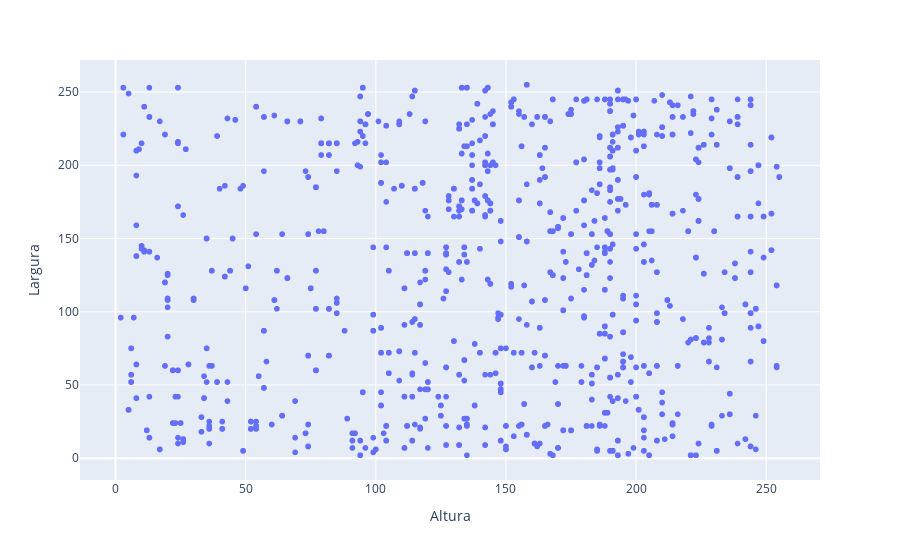

The code cell stored with this chart in its notebook:
### Markdown cell above
* Há uma forte correlação entre Cavalo e Torque até cerca de 200 cavalos

### Code cell
fig = px.scatter(data_frame=df_ok, y="Length", x="Height", labels={"Length": "Largura", "Height": "Altura"})
fig.show()

### Figure 1 — Plotly figure (JSON) as saved in the notebook; plotly's stock layout.template omitted (floating-point values rounded to 4 significant figures; data arrays with more than 128 entries replaced by an {"elided": "..."} marker saying what was removed)
{"data": [{"hoverlabel": {"namelength": 0}, "hovertemplate": "Altura=%{x}<br>Largura=%{y}", "legendgroup": "", "marker": {"color": "#636efa", "symbol": "circle"}, "mode": "markers", "name": "", "showlegend": false, "type": "scattergl", "x": {"elided": "4729 int values"}, "xaxis": "x", "y": {"elided": "4729 int values"}, "yaxis": "y"}], "layout": {"legend": {"tracegroupgap": 0}, "margin": {"t": 60}, "xaxis": {"anchor": "y", "domain": [0, 1], "title": {"text": "Altura"}}, "yaxis": {"anchor": "x", "domain": [0, 1], "title": {"text": "Largura"}}}}
